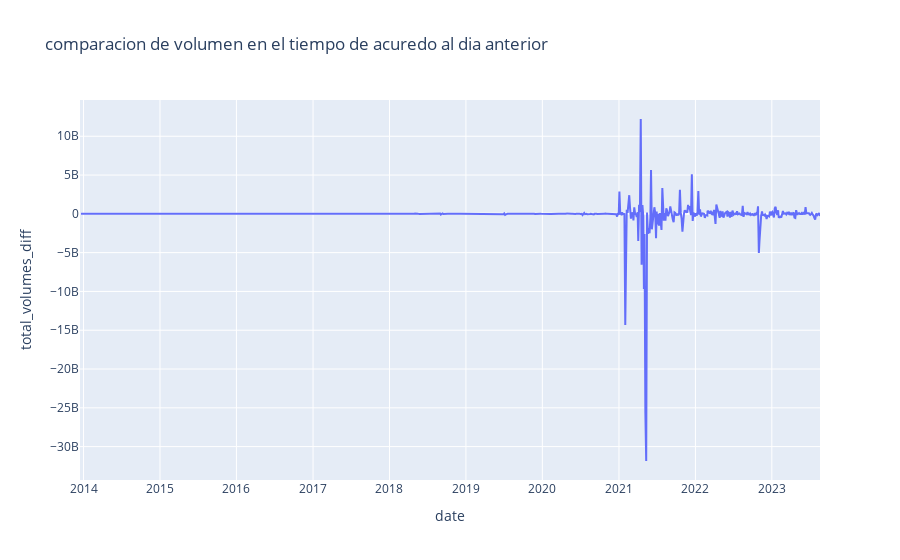

This figure's notebook cell:
### Code cell
fig_price_returns = px.line(dogecoin_df, x='date', y='total_volumes_diff', title='comparacion de volumen en el tiempo de acuredo al dia anterior')
fig_price_returns.show()

### Figure 1 — Plotly figure (JSON) as saved in the notebook; plotly's stock layout.template omitted (floating-point values rounded to 4 significant figures; data arrays with more than 128 entries replaced by an {"elided": "..."} marker saying what was removed)
{"data": [{"hovertemplate": "date=%{x}<br>total_volumes_diff=%{y}<extra></extra>", "legendgroup": "", "line": {"color": "#636efa", "dash": "solid"}, "marker": {"symbol": "circle"}, "mode": "lines", "name": "", "orientation": "v", "showlegend": false, "type": "scatter", "x": {"elided": "922 str values"}, "xaxis": "x", "y": {"elided": "922 float values"}, "yaxis": "y"}], "layout": {"legend": {"tracegroupgap": 0}, "title": {"text": "comparacion de volumen en el tiempo de acuredo al dia anterior"}, "xaxis": {"anchor": "y", "domain": [0, 1], "title": {"text": "date"}}, "yaxis": {"anchor": "x", "domain": [0, 1], "title": {"text": "total_volumes_diff"}}}}
